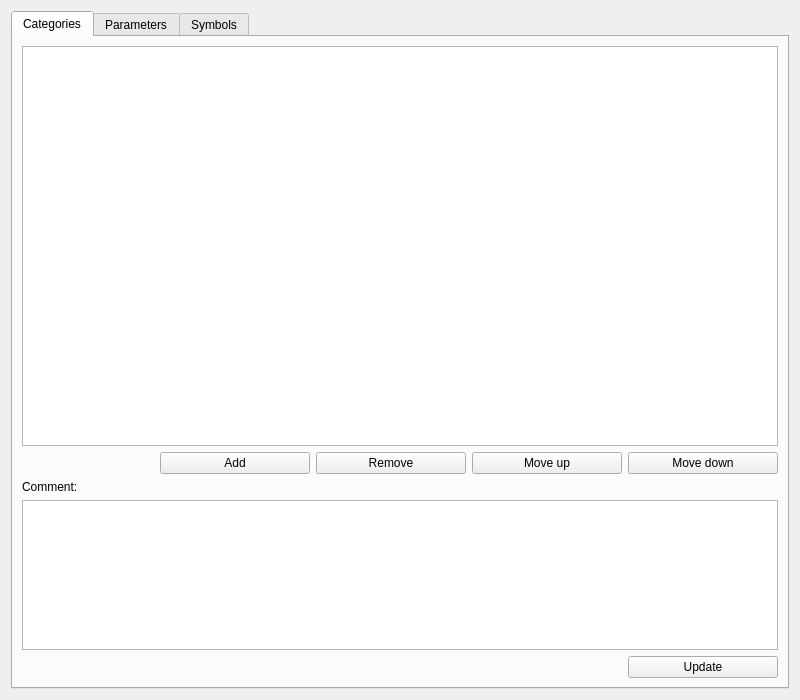
<?xml version="1.0" encoding="UTF-8"?>
<ui version="4.0">
 <class>DataEntryWindow</class>
 <widget class="QWidget" name="DataEntryWindow">
  <property name="geometry">
   <rect>
    <x>0</x>
    <y>0</y>
    <width>800</width>
    <height>700</height>
   </rect>
  </property>
  <property name="windowTitle">
   <string>Data entry</string>
  </property>
  <layout class="QVBoxLayout" name="verticalLayout">
   <item>
    <widget class="QTabWidget" name="tabWidget">
     <property name="currentIndex">
      <number>0</number>
     </property>
     <widget class="QWidget" name="categoriesTab">
      <attribute name="title">
       <string>Categories</string>
      </attribute>
      <layout class="QVBoxLayout" name="verticalLayout_2">
       <item>
        <widget class="QTableView" name="categoriesTableView">
         <property name="alternatingRowColors">
          <bool>true</bool>
         </property>
         <property name="selectionMode">
          <enum>QAbstractItemView::SingleSelection</enum>
         </property>
         <property name="selectionBehavior">
          <enum>QAbstractItemView::SelectRows</enum>
         </property>
         <attribute name="horizontalHeaderStretchLastSection">
          <bool>true</bool>
         </attribute>
        </widget>
       </item>
       <item>
        <widget class="QWidget" name="widget" native="true">
         <layout class="QHBoxLayout" name="horizontalLayout">
          <property name="leftMargin">
           <number>0</number>
          </property>
          <property name="topMargin">
           <number>0</number>
          </property>
          <property name="rightMargin">
           <number>0</number>
          </property>
          <property name="bottomMargin">
           <number>0</number>
          </property>
          <item>
           <spacer name="horizontalSpacer">
            <property name="orientation">
             <enum>Qt::Horizontal</enum>
            </property>
            <property name="sizeHint" stdset="0">
             <size>
              <width>40</width>
              <height>20</height>
             </size>
            </property>
           </spacer>
          </item>
          <item>
           <widget class="QPushButton" name="addCategoryButton">
            <property name="minimumSize">
             <size>
              <width>150</width>
              <height>0</height>
             </size>
            </property>
            <property name="text">
             <string>Add</string>
            </property>
           </widget>
          </item>
          <item>
           <widget class="QPushButton" name="removeCategoryButton">
            <property name="minimumSize">
             <size>
              <width>150</width>
              <height>0</height>
             </size>
            </property>
            <property name="text">
             <string>Remove</string>
            </property>
           </widget>
          </item>
          <item>
           <widget class="QPushButton" name="moveCategoryUpButton">
            <property name="minimumSize">
             <size>
              <width>150</width>
              <height>0</height>
             </size>
            </property>
            <property name="text">
             <string>Move up</string>
            </property>
           </widget>
          </item>
          <item>
           <widget class="QPushButton" name="moveCategoryDownButton">
            <property name="minimumSize">
             <size>
              <width>150</width>
              <height>0</height>
             </size>
            </property>
            <property name="text">
             <string>Move down</string>
            </property>
           </widget>
          </item>
         </layout>
        </widget>
       </item>
       <item>
        <widget class="QLabel" name="label">
         <property name="text">
          <string>Comment:</string>
         </property>
        </widget>
       </item>
       <item>
        <widget class="QPlainTextEdit" name="categoryCommentTextEdit">
         <property name="sizePolicy">
          <sizepolicy hsizetype="Expanding" vsizetype="Fixed">
           <horstretch>0</horstretch>
           <verstretch>0</verstretch>
          </sizepolicy>
         </property>
         <property name="maximumSize">
          <size>
           <width>16777215</width>
           <height>150</height>
          </size>
         </property>
         <property name="tabChangesFocus">
          <bool>true</bool>
         </property>
        </widget>
       </item>
       <item>
        <widget class="QWidget" name="widget_4" native="true">
         <layout class="QHBoxLayout" name="horizontalLayout_4">
          <property name="leftMargin">
           <number>0</number>
          </property>
          <property name="topMargin">
           <number>0</number>
          </property>
          <property name="rightMargin">
           <number>0</number>
          </property>
          <property name="bottomMargin">
           <number>0</number>
          </property>
          <item>
           <spacer name="horizontalSpacer_4">
            <property name="orientation">
             <enum>Qt::Horizontal</enum>
            </property>
            <property name="sizeHint" stdset="0">
             <size>
              <width>40</width>
              <height>20</height>
             </size>
            </property>
           </spacer>
          </item>
          <item>
           <widget class="QPushButton" name="updateCategoryCommentButton">
            <property name="minimumSize">
             <size>
              <width>150</width>
              <height>0</height>
             </size>
            </property>
            <property name="text">
             <string>Update</string>
            </property>
           </widget>
          </item>
         </layout>
        </widget>
       </item>
      </layout>
     </widget>
     <widget class="QWidget" name="parametersTab">
      <attribute name="title">
       <string>Parameters</string>
      </attribute>
      <layout class="QVBoxLayout" name="verticalLayout_3">
       <item>
        <widget class="QTableView" name="parametersTableView">
         <property name="alternatingRowColors">
          <bool>true</bool>
         </property>
         <property name="selectionMode">
          <enum>QAbstractItemView::SingleSelection</enum>
         </property>
         <property name="selectionBehavior">
          <enum>QAbstractItemView::SelectRows</enum>
         </property>
         <attribute name="horizontalHeaderStretchLastSection">
          <bool>true</bool>
         </attribute>
        </widget>
       </item>
       <item>
        <widget class="QWidget" name="widget_2" native="true">
         <layout class="QHBoxLayout" name="horizontalLayout_2">
          <property name="leftMargin">
           <number>0</number>
          </property>
          <property name="topMargin">
           <number>0</number>
          </property>
          <property name="rightMargin">
           <number>0</number>
          </property>
          <property name="bottomMargin">
           <number>0</number>
          </property>
          <item>
           <spacer name="horizontalSpacer_2">
            <property name="orientation">
             <enum>Qt::Horizontal</enum>
            </property>
            <property name="sizeHint" stdset="0">
             <size>
              <width>40</width>
              <height>20</height>
             </size>
            </property>
           </spacer>
          </item>
          <item>
           <widget class="QPushButton" name="addParameterButton">
            <property name="minimumSize">
             <size>
              <width>150</width>
              <height>0</height>
             </size>
            </property>
            <property name="text">
             <string>Add</string>
            </property>
           </widget>
          </item>
          <item>
           <widget class="QPushButton" name="removeParameterButton">
            <property name="minimumSize">
             <size>
              <width>150</width>
              <height>0</height>
             </size>
            </property>
            <property name="text">
             <string>Remove</string>
            </property>
           </widget>
          </item>
          <item>
           <widget class="QPushButton" name="moveParameterUpButton">
            <property name="minimumSize">
             <size>
              <width>150</width>
              <height>0</height>
             </size>
            </property>
            <property name="text">
             <string>Move up</string>
            </property>
           </widget>
          </item>
          <item>
           <widget class="QPushButton" name="moveParameterDownButton">
            <property name="minimumSize">
             <size>
              <width>150</width>
              <height>0</height>
             </size>
            </property>
            <property name="text">
             <string>Move down</string>
            </property>
           </widget>
          </item>
         </layout>
        </widget>
       </item>
       <item>
        <widget class="QLabel" name="label_2">
         <property name="text">
          <string>Comment:</string>
         </property>
        </widget>
       </item>
       <item>
        <widget class="QPlainTextEdit" name="parameterCommentTextEdit">
         <property name="maximumSize">
          <size>
           <width>16777215</width>
           <height>150</height>
          </size>
         </property>
         <property name="tabChangesFocus">
          <bool>true</bool>
         </property>
        </widget>
       </item>
       <item>
        <widget class="QWidget" name="widget_5" native="true">
         <layout class="QHBoxLayout" name="horizontalLayout_5">
          <property name="leftMargin">
           <number>0</number>
          </property>
          <property name="topMargin">
           <number>0</number>
          </property>
          <property name="rightMargin">
           <number>0</number>
          </property>
          <property name="bottomMargin">
           <number>0</number>
          </property>
          <item>
           <spacer name="horizontalSpacer_5">
            <property name="orientation">
             <enum>Qt::Horizontal</enum>
            </property>
            <property name="sizeHint" stdset="0">
             <size>
              <width>40</width>
              <height>20</height>
             </size>
            </property>
           </spacer>
          </item>
          <item>
           <widget class="QPushButton" name="updateParameterCommentButton">
            <property name="minimumSize">
             <size>
              <width>150</width>
              <height>0</height>
             </size>
            </property>
            <property name="text">
             <string>Update</string>
            </property>
           </widget>
          </item>
         </layout>
        </widget>
       </item>
      </layout>
     </widget>
     <widget class="QWidget" name="symbolsTab">
      <attribute name="title">
       <string>Symbols</string>
      </attribute>
      <layout class="QVBoxLayout" name="verticalLayout_4">
       <item>
        <widget class="QTableView" name="symbolsTableView">
         <property name="alternatingRowColors">
          <bool>true</bool>
         </property>
         <property name="selectionMode">
          <enum>QAbstractItemView::SingleSelection</enum>
         </property>
         <property name="selectionBehavior">
          <enum>QAbstractItemView::SelectRows</enum>
         </property>
         <attribute name="horizontalHeaderStretchLastSection">
          <bool>true</bool>
         </attribute>
        </widget>
       </item>
       <item>
        <widget class="QWidget" name="widget_3" native="true">
         <layout class="QHBoxLayout" name="horizontalLayout_3">
          <property name="leftMargin">
           <number>0</number>
          </property>
          <property name="topMargin">
           <number>0</number>
          </property>
          <property name="rightMargin">
           <number>0</number>
          </property>
          <property name="bottomMargin">
           <number>0</number>
          </property>
          <item>
           <spacer name="horizontalSpacer_3">
            <property name="orientation">
             <enum>Qt::Horizontal</enum>
            </property>
            <property name="sizeHint" stdset="0">
             <size>
              <width>40</width>
              <height>20</height>
             </size>
            </property>
           </spacer>
          </item>
          <item>
           <widget class="QPushButton" name="addSymbolButton">
            <property name="minimumSize">
             <size>
              <width>150</width>
              <height>0</height>
             </size>
            </property>
            <property name="text">
             <string>Add</string>
            </property>
           </widget>
          </item>
          <item>
           <widget class="QPushButton" name="removeSymbolButton">
            <property name="minimumSize">
             <size>
              <width>150</width>
              <height>0</height>
             </size>
            </property>
            <property name="text">
             <string>Remove</string>
            </property>
           </widget>
          </item>
          <item>
           <widget class="QPushButton" name="moveSymbolUpButton">
            <property name="minimumSize">
             <size>
              <width>150</width>
              <height>0</height>
             </size>
            </property>
            <property name="text">
             <string>Move up</string>
            </property>
           </widget>
          </item>
          <item>
           <widget class="QPushButton" name="moveSymbolDownButton">
            <property name="minimumSize">
             <size>
              <width>150</width>
              <height>0</height>
             </size>
            </property>
            <property name="text">
             <string>Move down</string>
            </property>
           </widget>
          </item>
         </layout>
        </widget>
       </item>
       <item>
        <widget class="QLabel" name="label_3">
         <property name="text">
          <string>Comment:</string>
         </property>
        </widget>
       </item>
       <item>
        <widget class="QPlainTextEdit" name="symbolCommentTextEdit">
         <property name="maximumSize">
          <size>
           <width>16777215</width>
           <height>150</height>
          </size>
         </property>
         <property name="tabChangesFocus">
          <bool>true</bool>
         </property>
        </widget>
       </item>
       <item>
        <widget class="QWidget" name="widget_6" native="true">
         <layout class="QHBoxLayout" name="horizontalLayout_6">
          <property name="leftMargin">
           <number>0</number>
          </property>
          <property name="topMargin">
           <number>0</number>
          </property>
          <property name="rightMargin">
           <number>0</number>
          </property>
          <property name="bottomMargin">
           <number>0</number>
          </property>
          <item>
           <spacer name="horizontalSpacer_6">
            <property name="orientation">
             <enum>Qt::Horizontal</enum>
            </property>
            <property name="sizeHint" stdset="0">
             <size>
              <width>40</width>
              <height>20</height>
             </size>
            </property>
           </spacer>
          </item>
          <item>
           <widget class="QPushButton" name="updateSymbolCommentButton">
            <property name="minimumSize">
             <size>
              <width>150</width>
              <height>0</height>
             </size>
            </property>
            <property name="text">
             <string>Update</string>
            </property>
           </widget>
          </item>
         </layout>
        </widget>
       </item>
      </layout>
     </widget>
    </widget>
   </item>
  </layout>
 </widget>
 <resources/>
 <connections/>
</ui>
